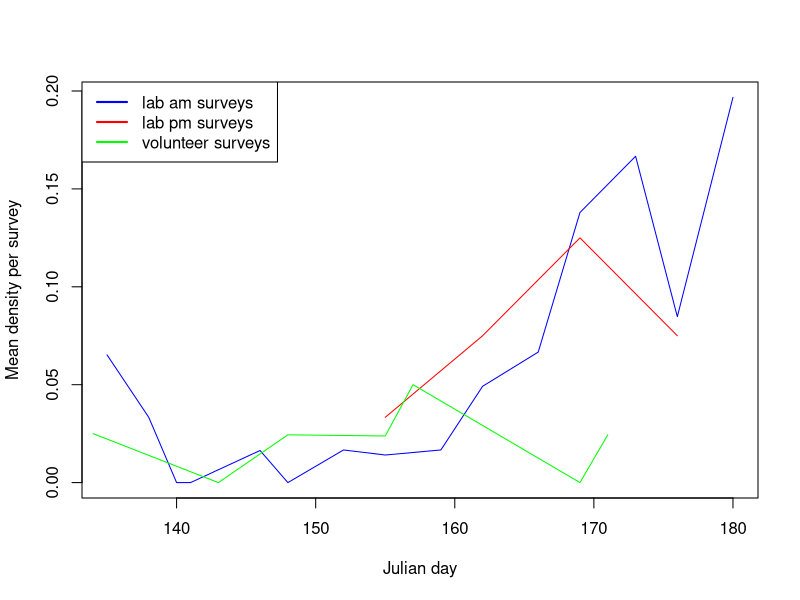
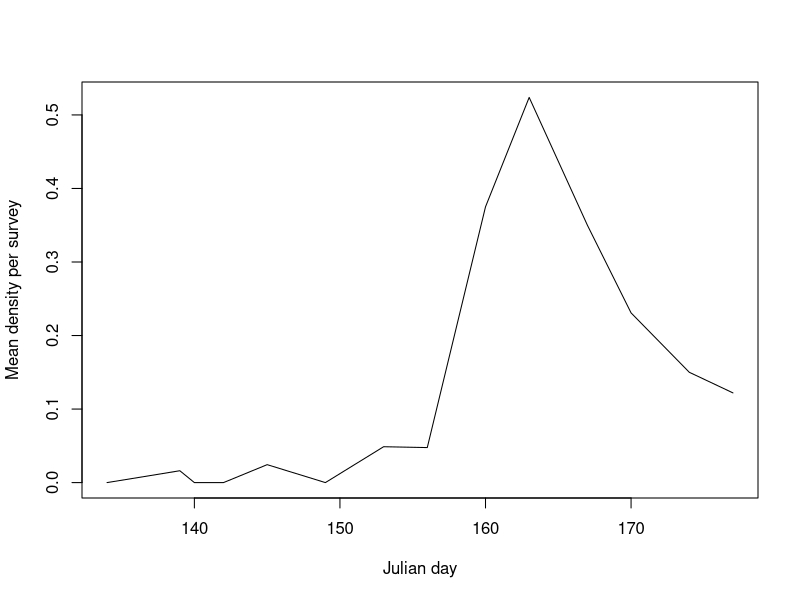

Reproduce these figures in R, in order.
################################################
# Script for conducting basic analyses based on 
# Caterpillars Count! data exported from the
# phpMyAdmin project site.

# Data include:
#
# tbl_surveys: date, site, time, and temperature of all survey events
#
# tbl_orders: arthropod observed, their length, and count associated with
#             each survey event

# Load required libraries
library(plyr)
library(dplyr)
library(lubridate)
library(stringr)

# Read in data
surveys = read.csv('data/tbl_surveys.csv', header=F)
orders = read.csv('data/tbl_orders.csv', header=F)

names(surveys) = c('surveyID', 'site', 'userID', 'circle', 'survey', 'dateStart',
                   'dateSubmit', 'tempMin', 'tempMax', 'notes', 'plantSp',
                   'herbivory', 'photo', 'isValid')
names(orders) = c('recordID', 'surveyID', 'arthropod', 'length', 'notes',
                  'count', 'photo', 'time', 'isValid')

# Convert 'survey' field to character from factor
surveys$survey = as.character(surveys$survey)


# Merge orders and surveys table
orders2 = merge(surveys, orders, by = 'surveyID', all.x = T)

orders2$date = as.POSIXlt(word(orders2$dateStart, 1, sep = " "), format = "%m/%d/%Y")
orders2$julianday = yday(orders2$date)

orders3 = orders2[, c('surveyID', 'userID','site', 'survey', 'circle', 'date','julianday',
                      'plantSp','herbivory','arthropod','length',
                      'count','notes.y','notes.x')]

# Add column with arthopod order code
arthcodes = read.csv('arth_codes.csv', header=T)
arthcodes1 = arthcodes[, c('ArthCode', 'DataName')]
names(arthcodes1) = c('arthCode', 'arthropod')
orders4 <- merge(orders3, arthcodes1, all.x = TRUE, sort = FALSE)
orders4 <- orders4[, c('surveyID', 'userID','site', 'survey', 'circle', 'date','julianday',
                        'plantSp','herbivory','arthropod','arthCode','length',
                        'count','notes.y','notes.x')]
orders4 <- orders4[order(orders4$date),]

# Add a column indicating if the leaves were wet
orders4$wetLeaves = c()
tempwet <- sort(c(grep("wet leaves", orders4$notes.x), grep("Wet leaves", orders4$notes.x), 
      grep("very dewy", orders4$notes.x), grep("Wet Leaves", orders4$notes.x)))
orders4$wetLeaves = rep('no', nrow(orders4))
orders4$wetLeaves[tempwet] = 'yes'

#tempwet$wetLeaves = 'yes'
#tempwet1 <- tempwet[, c('surveyID', 'wetLeaves')]
#orders5 <- merge(orders4, tempwet1, by = 'wetLeaves', all.x = T)
#orders5$wetLeaves[is.na(orders5$wetLeaves)] = 'no'


# temp fix of date class
orders4$date = as.character(orders4$date)

# add a year column
tempdate <- substring(orders4$date, 1, 4)
orders4$year = tempdate

# List of unique survey events
events = unique(orders4[, c("surveyID", "userID", "date", "year", "julianday", "site", "circle", "survey")])


# Function for checking survey events for a given site and year

surveyCount = function(events, site, year) {
  subevents = subset(events, site == site & year == year)
  #Count number of survey locations per date
  survcount1 = data.frame(table(subevents$date))
  names(survcount1) = c('date', 'numSurveys')                        
  survcount2 = data.frame(table(subevents[, c('date', 'circle', 'survey')]))
  zerocounts = survcount2[survcount2$Freq == 0,]
  zerocounts = zerocounts[order(zerocounts$date, zerocounts$circle, zerocounts$survey),]
  multicounts = survcount2[survcount2$Freq > 1,]
  multicounts = multicounts[order(multicounts$date, multicounts$circle, multicounts$survey),]
}





# Calculate mean density per survey

meanDensityByDay = function(surveyData,            # merged dataframe of surveys and orders tables
                       ordersToInclude,       # which arthropod orders to calculate density for (codes)
                       byTreeSpecies = FALSE, # do we want to calculate densities separately for each tree?
                       minLength = 0,         # minimum arthropod size to include
                       inputYear,
                       inputSite, 
                       plot = F,
                       new = T,
                       color = 'black')                  
  
  {
  dataYearSite = surveyData[surveyData$year == inputYear & surveyData$site == inputSite, ]
  effortByDay = data.frame(table(unique(dataYearSite[, c('surveyID', 'julianday')])$julianday))
  names(effortByDay) = c('julianday', 'numSurveys')
  
  temp = filter(surveyData,
                surveyData$year == inputYear & 
                surveyData$site == inputSite &
                length >= minLength & 
                arthCode %in% ordersToInclude)
  
  
  if (byTreeSpecies) {
    temp2 = ddply(temp, .(site, julianday, year, plantSp), summarize, 
                  totalCount = sum(count))
    
  } else {
    temp2 = ddply(temp, .(site, julianday, year), summarize, 
                  totalCount = sum(count))
  }
  
  temp3 = merge(effortByDay, temp2[, c('julianday', 'totalCount')], by = 'julianday', all = T)
  temp3$totalCount[is.na(temp3$totalCount)] = 0
  temp3$meanDensity = temp3$totalCount/temp3$numSurveys
  temp3$julianday = as.numeric(as.character(temp3$julianday))
  if (plot & new) {
    plot(temp3$julianday, temp3$meanDensity, type = 'l', 
         col = color, xlab = "Julian day", ylab = "Mean density per survey")
  } else if (plot & new==F) {
    points(temp3$julianday, temp3$meanDensity, type = 'l', col = color)
  }
  return(temp3)
}


# Create different subsets of data for beat sheets vs visual surveys, 
# morning versus afternoon, etc. Also, try to pull out the number of leaves
# for the BEAT SHEETs.


# Separating the data:

# For the word function:
library(stringr)

# All visual surveys
visualsurvey = orders4[!grepl("BEAT SHEET", orders4$notes.x),]

# Botanical Garden visual surveys
visualsurveybg = visualsurvey[visualsurvey$site == 8892356,]

# Prairie Ridge visual surveys
visualsurveypr = visualsurvey[visualsurvey$site == 117,]


# For separating the Prairie Ridge data:

# Our visual surveys ONLY, not including repeat surveys
# Checked data and "REPEAT SURVEY" only format used so far to indicate
tempvis = visualsurveypr[!grepl("REPEAT SURVEY", visualsurveypr$notes.x),]
labsurvey = tempvis[tempvis$userID %in% c(69, 130, 131, 132), ]

# Our repeat surveys ONLY
repsurvey = visualsurveypr[grep("REPEAT SURVEY", visualsurveypr$notes.x),]

# Volunteer surveys
volsurvey = visualsurveypr[visualsurveypr$userID == 129,]

# Beat sheets and isolating # leaves into a new column
beatsheet = orders4[grep("BEAT SHEET", orders4$notes.x),]
leavesNumTemp <- word(beatsheet$notes.x, -1, sep = "= ")
leavesNumTemp1 <- word(leavesNumTemp, -1, sep = "BEAT SHEET; Leaves  ")
leavesNumTemp2 <- word(leavesNumTemp1, -1, sep = "BEAT SHEET; Leaves=")
leavesNumTemp3 <- word(leavesNumTemp2, 1, sep = ";")
leavesNumTemp4 <- word(leavesNumTemp3, 1, sep = ",")
leavesNumTemp5 <- gsub(" ", "", leavesNumTemp4)
leavesNumTemp6 <- gsub("\n", "", leavesNumTemp5)
leavesNumTemp7 <- gsub("Unknown", "unknown", leavesNumTemp6)
beatsheet$leavesNum <- as.numeric(leavesNumTemp7)


# Pulling out # Leaves, use strsplit(orders4$notes.x, "BEAT SHEET; Leaves = ")
# splitbeat <- strsplit(as.character(beatsheet$notes.x), split = "BEAT SHEET; Leaves = ")
# beatsheet$leavesBeatTemp = splitbeat


# Plotting and calculations

# Prairie Ridge
# temporarily going to take out julian day 170, not a PR day and only one caterpillar seen on one survey
# (so I can start making peak calculations):
labsurvey1 <- labsurvey[labsurvey$julianday != 170, ]
twoorders <- c('LEPL', 'ORTH')

# Plot our morning surveys, our repeat surveys, and the volunteer surveys all on one graph
PRam = meanDensityByDay(labsurvey1, "LEPL", inputYear = 2015, inputSite = 117, plot = T, new = T, color = 'blue')
PRpm = meanDensityByDay(repsurvey, "LEPL", inputYear = 2015, inputSite = 117, plot = T, new = F, color = 'red')
PRvol = meanDensityByDay(volsurvey, "LEPL", inputYear = 2015, inputSite = 117, plot = T, new = F, color = 'green')
legend("topleft", c('lab am surveys', 'lab pm surveys', 'volunteer surveys'),lwd = 2, lty = 'solid', col = c('blue', 'red', 'green'))


# Botanical Garden
BG = meanDensityByDay(visualsurveybg, 'LEPL', inputYear = '2015', inputSite = 8892356,
                      plot = T, new = T, color = 'black') 
